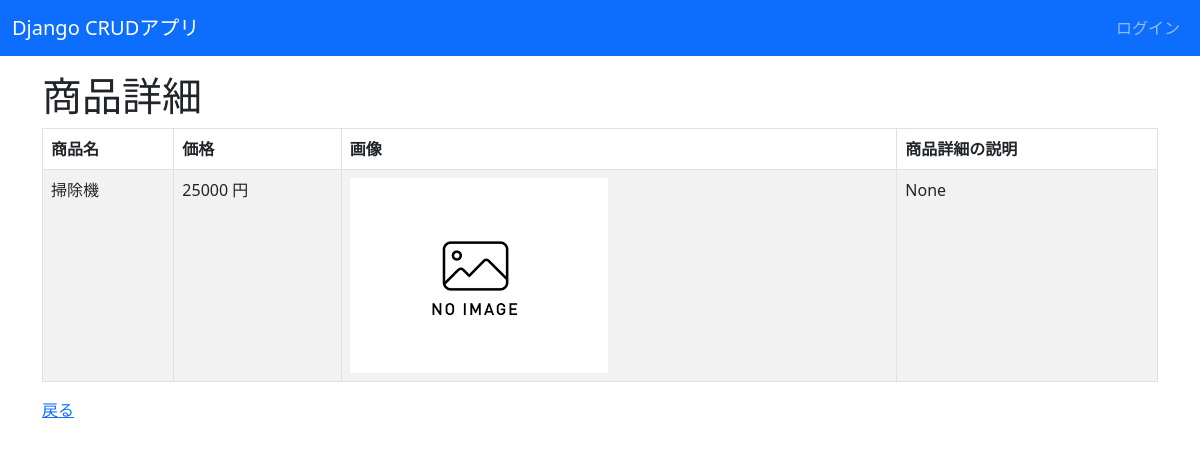
The page /crud/detail/2 on the database its author committed.
### crud/models.py (models this page shows, shortened)
class Product(models.Model):
    name = models.CharField(max_length=200)
    price = models.PositiveIntegerField()
    category = models.ForeignKey(Category, on_delete=models.CASCADE)
    img = models.ImageField(blank=True, default="noImage.png")
    description = models.TextField(blank=True, null=True)

### crud/views.py (the view)
# urls.py: path('crud/detail/<int:pk>', views.ProductDetailView.as_view(), name="detail"),
class ProductDetailView(DetailView):
     model = Product

### crud/templates/crud/product_detail.html (shortened to what this page needs)
{% extends "base.html" %}
{% block content %}
<h1>商品詳細</h1>
<table class="table table-striped table-hover table-bordered">
<form method="post">
    <thead>
        <tr>
            <th>商品名</th>
            <th>価格</th>
            <th>画像</th>
            <th>商品詳細の説明</th>
        </tr>
    </thead>
    <tbody>
        <tr>
            <td>{{ product.name }}</td>
            <td>{{ product.price }} 円</td>
            <td><img src="{{ product.img.url }}" style="width:10px height:auto;"></td>
            <td>{{ product.description }}</td>
        </tr>
    </tbody>
</table>
<a href="{% url 'list' %}">戻る</a>
{% endblock %}

### rows shown on the page
Product: name "掃除機", price "25000", img (placeholder picture), description "None"
